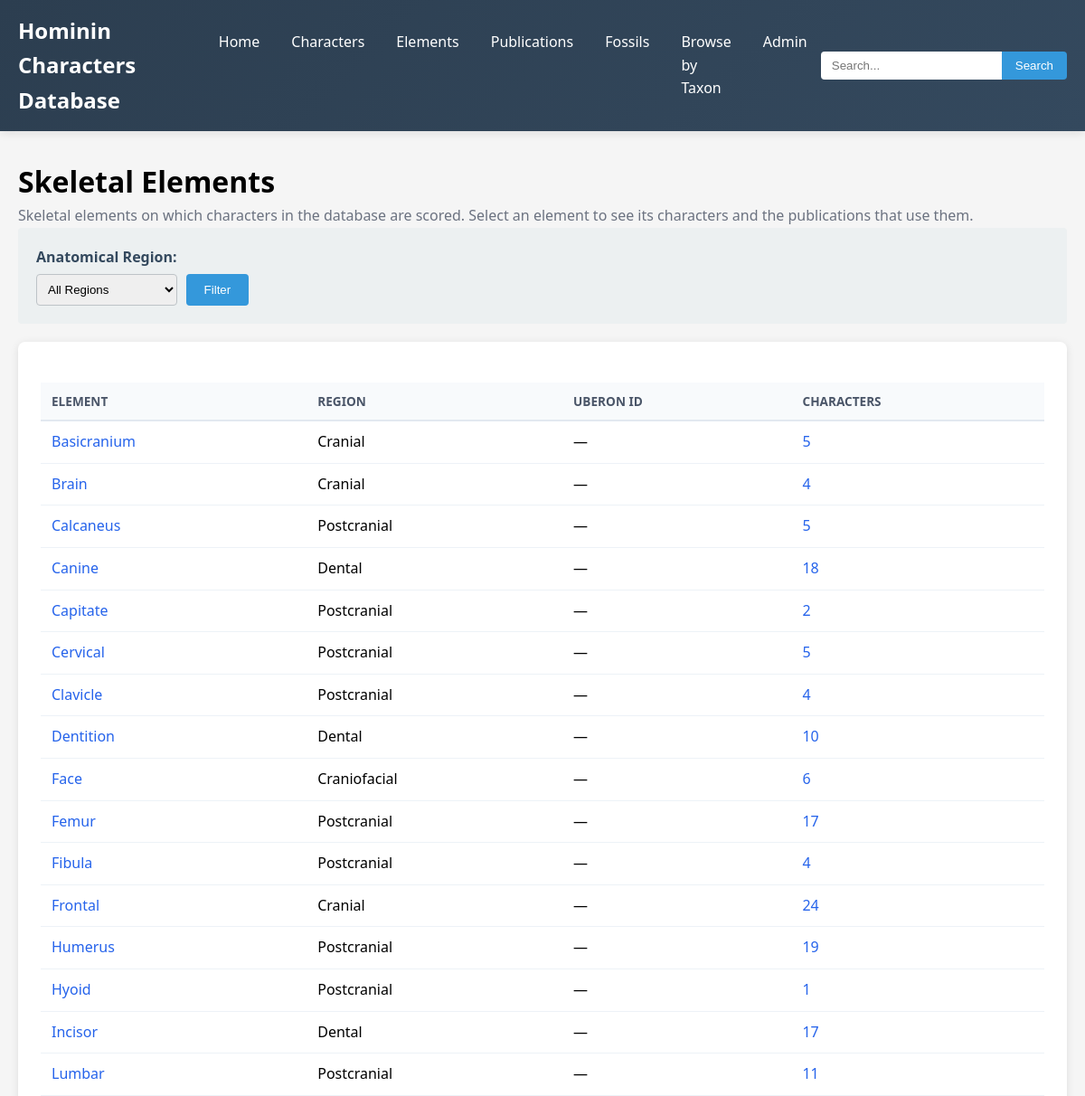
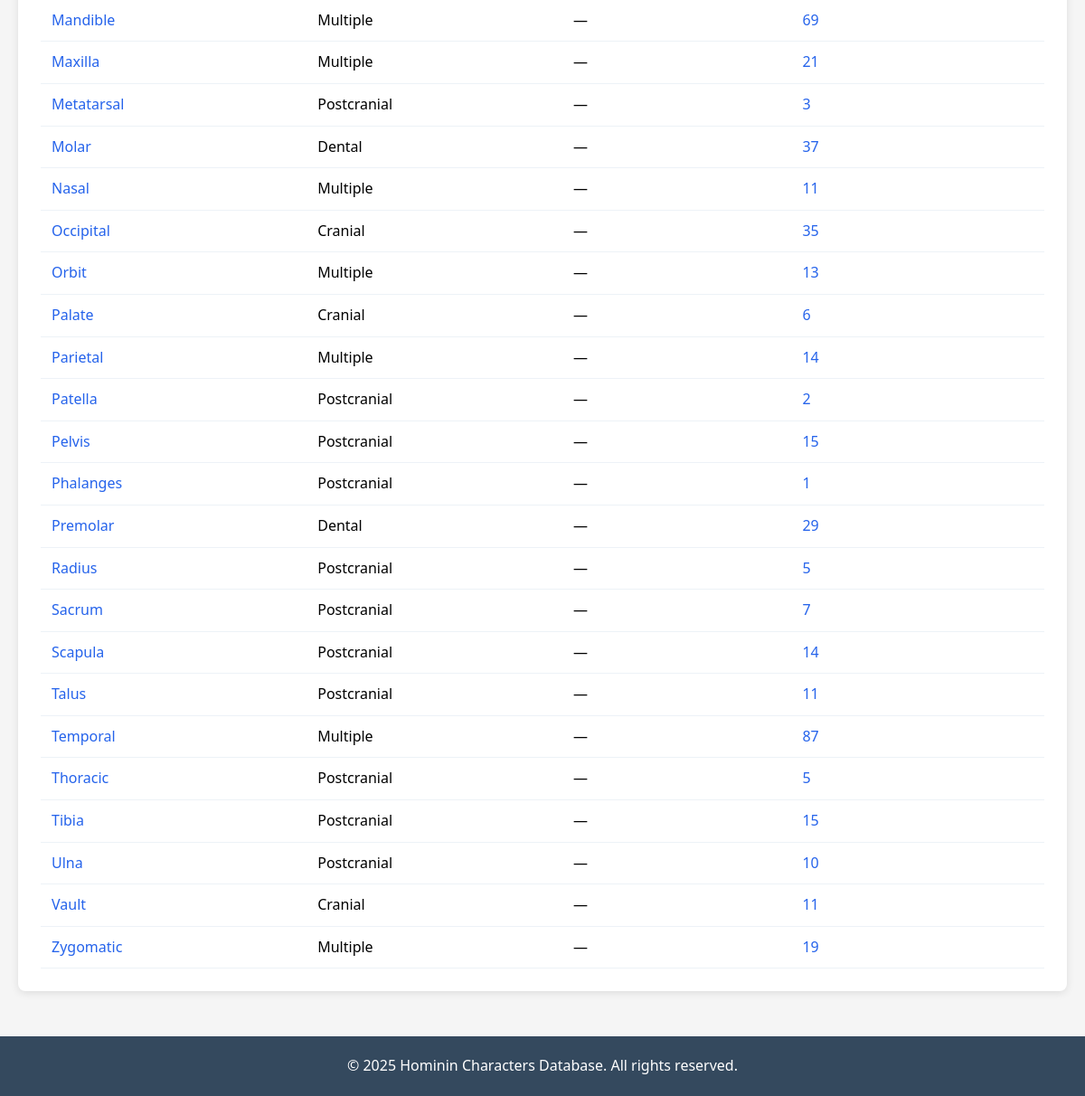
Screenshot of /elements/ with the database file from the repository (2 pictures, top to bottom).
### hcdb/models.py (models this page shows, shortened)
class SkeletalElement(models.Model):
    name = models.CharField(max_length=100, unique=True,
                            help_text="Element name (e.g., Temporal, Mandible, Femur)")
    anatomical_region = models.CharField(max_length=100, null=True, blank=True, choices=REGIONAL_CHOICES,
                                         help_text="Default region; leave blank if characters on this element span regions")
    uberon_ID = models.CharField(max_length=100, null=True, blank=True,
                                 help_text="UBERON ID for the element itself, not the character-level structure")
    description = models.TextField(null=True, blank=True)
    notes = models.TextField(null=True, blank=True)
    created_at = models.DateTimeField(auto_now_add=True)
    updated_at = models.DateTimeField(auto_now=True)
    class Meta:
        ordering = ['name']
        verbose_name = 'Skeletal Element'
        verbose_name_plural = 'Skeletal Elements'

### hcdb/views.py (the view)
# urls.py: path('elements/', views.SkeletalElementListView.as_view(), name='element_list'),
class SkeletalElementListView(generic.ListView):
    model = SkeletalElement
    template_name = 'hcdb/element_list.html'
    context_object_name = 'elements'
    def get_queryset(self):
        qs = SkeletalElement.objects.annotate(character_count=Count('characters', distinct=True))
        region = self.request.GET.get('region')
        if region:
            qs = qs.filter(anatomical_region=region)
        return qs.order_by('name')
    def get_context_data(self, **kwargs):
        context = super().get_context_data(**kwargs)
        context['regions'] = dict(SkeletalElement._meta.get_field('anatomical_region').choices)
        context['current_region'] = self.request.GET.get('region', '')
        return context

### hcdb/templates/hcdb/element_list.html (shortened to what this page needs)
{% extends 'hcdb/base.html' %}
{% block content %}
<h1>Skeletal Elements</h1>
<p class="muted">Skeletal elements on which characters in the database are scored. Select an element to see its characters and the publications that use them.</p>
<div class="filters">
    <form method="get">
        <div class="filter-group">
            <label for="region">Anatomical Region:</label>
            <select name="region" id="region">
                <option value="">All Regions</option>
            </select>
        </div>
        <div class="filter-group">
            <label>&nbsp;</label>
            <button type="submit" class="btn">Filter</button>
        </div>
    </form>
</div>
<div class="card table-wrap">
    <table class="data-table">
        <thead>
            <tr><th>Element</th><th>Region</th><th>UBERON ID</th><th>Characters</th></tr>
        </thead>
        <tbody>
            {% for element in elements %}
            <tr>
                <td><a href="{% url 'hcdb:element_detail' element.pk %}">{{ element.name }}</a></td>
                <td>{{ element.get_anatomical_region_display|default:"Multiple" }}</td>
                <td>{{ element.uberon_ID|default:"—" }}</td>
                <td><a href="{% url 'hcdb:character_list' %}?element={{ element.pk }}">{{ element.character_count }}</a></td>
            </tr>
            {% empty %}
            <tr><td colspan="4" class="muted">No skeletal elements found.</td></tr>
            {% endfor %}
        </tbody>
    </table>
</div>
{% endblock %}

### hcdb/templates/hcdb/base.html (style rules this page uses)
* { margin: 0; padding: 0; box-sizing: border-box; }
body { font-family: 'Segoe UI', Tahoma, Geneva, Verdana, sans-serif; background-color: #f5f5f5; line-height: 1.6; }
.card { background: white; padding: 25px; border-radius: 8px; box-shadow: 0 2px 10px rgba(0,0,0,0.1); margin-bottom: 20px; }
.btn { display: inline-block; padding: 10px 20px; background: #3498db; color: white; text-decoration: none; border-radius: 4px; transition: background 0.3s; border: none; cursor: pointer; }
table { width: 100%; border-collapse: collapse; margin-top: 20px; }
th, td { padding: 12px; text-align: left; border-bottom: 1px solid #ddd; }
th { background: #34495e; color: white; font-weight: bold; }
.filters { background: #ecf0f1; padding: 20px; border-radius: 4px; margin-bottom: 20px; }
.filters form { display: flex; gap: 10px; flex-wrap: wrap; align-items: flex-end; }
.filter-group { display: flex; flex-direction: column; }
.filter-group label { margin-bottom: 5px; font-weight: bold; color: #34495e; }
.filter-group select, .filter-group input { padding: 8px; border: 1px solid #bdc3c7; border-radius: 4px; }

### hcdb/templates/hcdb/_links_css.html (style rules this page uses)
.data-table { width: 100%; border-collapse: collapse; background: white; }
.data-table th { text-align: left; padding: 10px 12px; background: #f8fafc; border-bottom: 2px solid #e2e8f0; font-size: 0.85em; text-transform: uppercase; color: #4a5568; }
.data-table td { padding: 10px 12px; border-bottom: 1px solid #edf2f7; vertical-align: top; }
.data-table a { color: #2563eb; text-decoration: none; }
.table-wrap { overflow-x: auto; }
.muted { color: #6b7280; }

### rows the page displays
SkeletalElement: name "Basicranium", anatomical_region "Cranial", uberon_ID "—", character_count "5"
SkeletalElement: name "Brain", anatomical_region "Cranial", uberon_ID "—", character_count "4"
SkeletalElement: name "Calcaneus", anatomical_region "Postcranial", uberon_ID "—", character_count "5"
SkeletalElement: name "Canine", anatomical_region "Dental", uberon_ID "—", character_count "18"
SkeletalElement: name "Capitate", anatomical_region "Postcranial", uberon_ID "—", character_count "2"
SkeletalElement: name "Cervical", anatomical_region "Postcranial", uberon_ID "—", character_count "5"
SkeletalElement: name "Clavicle", anatomical_region "Postcranial", uberon_ID "—", character_count "4"
SkeletalElement: name "Dentition", anatomical_region "Dental", uberon_ID "—", character_count "10"
SkeletalElement: name "Face", anatomical_region "Craniofacial", uberon_ID "—", character_count "6"
SkeletalElement: name "Femur", anatomical_region "Postcranial", uberon_ID "—", character_count "17"
SkeletalElement: name "Fibula", anatomical_region "Postcranial", uberon_ID "—", character_count "4"
SkeletalElement: name "Frontal", anatomical_region "Cranial", uberon_ID "—", character_count "24"
SkeletalElement: name "Humerus", anatomical_region "Postcranial", uberon_ID "—", character_count "19"
SkeletalElement: name "Hyoid", anatomical_region "Postcranial", uberon_ID "—", character_count "1"
SkeletalElement: name "Incisor", anatomical_region "Dental", uberon_ID "—", character_count "17"
SkeletalElement: name "Lumbar", anatomical_region "Postcranial", uberon_ID "—", character_count "11"
SkeletalElement: name "Mandible", anatomical_region "Multiple", uberon_ID "—", character_count "69"
SkeletalElement: name "Maxilla", anatomical_region "Multiple", uberon_ID "—", character_count "21"
SkeletalElement: name "Metatarsal", anatomical_region "Postcranial", uberon_ID "—", character_count "3"
SkeletalElement: name "Molar", anatomical_region "Dental", uberon_ID "—", character_count "37"
SkeletalElement: name "Nasal", anatomical_region "Multiple", uberon_ID "—", character_count "11"
SkeletalElement: name "Occipital", anatomical_region "Cranial", uberon_ID "—", character_count "35"
SkeletalElement: name "Orbit", anatomical_region "Multiple", uberon_ID "—", character_count "13"
SkeletalElement: name "Palate", anatomical_region "Cranial", uberon_ID "—", character_count "6"
SkeletalElement: name "Parietal", anatomical_region "Multiple", uberon_ID "—", character_count "14"
SkeletalElement: name "Patella", anatomical_region "Postcranial", uberon_ID "—", character_count "2"
SkeletalElement: name "Pelvis", anatomical_region "Postcranial", uberon_ID "—", character_count "15"
SkeletalElement: name "Phalanges", anatomical_region "Postcranial", uberon_ID "—", character_count "1"
SkeletalElement: name "Premolar", anatomical_region "Dental", uberon_ID "—", character_count "29"
SkeletalElement: name "Radius", anatomical_region "Postcranial", uberon_ID "—", character_count "5"
SkeletalElement: name "Sacrum", anatomical_region "Postcranial", uberon_ID "—", character_count "7"
SkeletalElement: name "Scapula", anatomical_region "Postcranial", uberon_ID "—", character_count "14"
SkeletalElement: name "Talus", anatomical_region "Postcranial", uberon_ID "—", character_count "11"
SkeletalElement: name "Temporal", anatomical_region "Multiple", uberon_ID "—", character_count "87"
SkeletalElement: name "Thoracic", anatomical_region "Postcranial", uberon_ID "—", character_count "5"
SkeletalElement: name "Tibia", anatomical_region "Postcranial", uberon_ID "—", character_count "15"
SkeletalElement: name "Ulna", anatomical_region "Postcranial", uberon_ID "—", character_count "10"
SkeletalElement: name "Vault", anatomical_region "Cranial", uberon_ID "—", character_count "11"
SkeletalElement: name "Zygomatic", anatomical_region "Multiple", uberon_ID "—", character_count "19"
